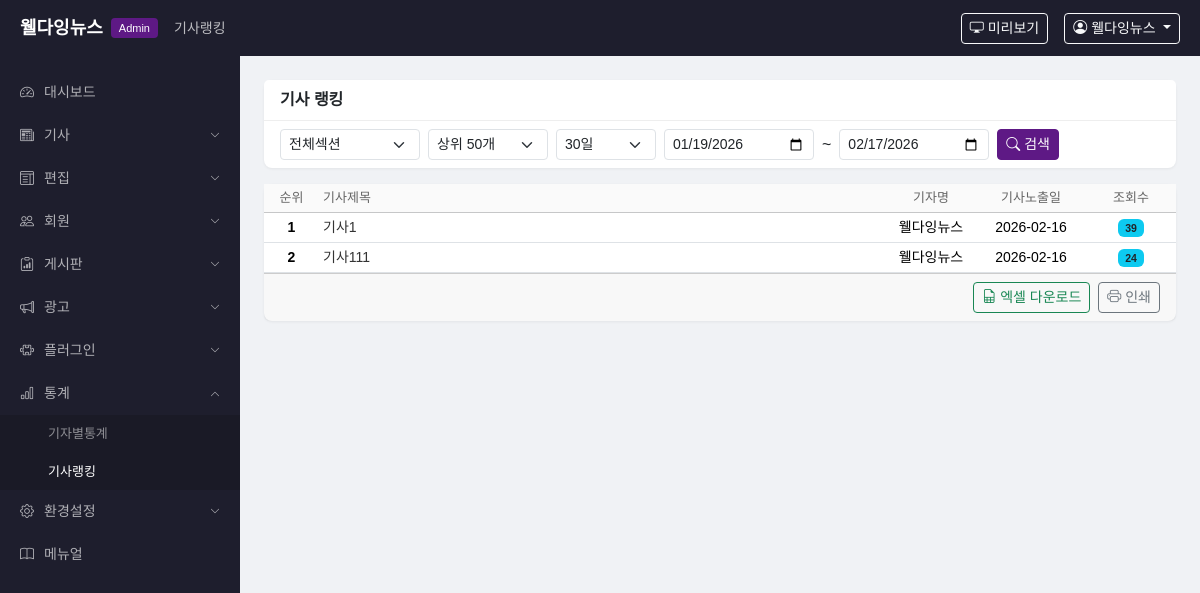
/admin/stats/ranking (signed in), run on the app's committed database.
### app/models.py (models this page shows, shortened)
class AdminUser(UserMixin, db.Model):
    __tablename__ = 'admin_user'
    id = db.Column(db.Integer, primary_key=True)
    user_id = db.Column(db.String(50), unique=True, nullable=False)
    password_hash = db.Column(db.String(256), nullable=False)
    name = db.Column(db.String(50), nullable=False)
    email = db.Column(db.String(100))
    department = db.Column(db.String(50), default='')
    level = db.Column(db.String(20), default='admin')  # admin, editor, reporter
    is_active = db.Column(db.Boolean, default=True)
    is_dormant = db.Column(db.Boolean, default=False)
    created_at = db.Column(db.DateTime, default=datetime.now)

class Article(db.Model):
    __tablename__ = 'article'
    id = db.Column(db.Integer, primary_key=True)
    title = db.Column(db.String(500), nullable=False)
    subtitle = db.Column(db.Text, default='')
    content = db.Column(db.Text, default='')
    summary = db.Column(db.Text, default='')
    section_id = db.Column(db.Integer, db.ForeignKey('section.id'))
    subsection_id = db.Column(db.Integer, db.ForeignKey('sub_section.id'))
    author_name = db.Column(db.String(50), default='웰다잉뉴스')
    author_email = db.Column(db.String(100), default='welldyingnews@naver.com')
    source = db.Column(db.String(100), default='')  # 기사출처
    level = db.Column(db.String(1), default='B')  # B=일반, I=중요, T=헤드라인
    recognition = db.Column(db.String(1), default='E')  # C=미승인, E=승인, R=반려
    article_type = db.Column(db.String(1), default='B')  # B=일반, P=카드뉴스, G=갤러리
    thumbnail_path = db.Column(db.String(500), default='')
    keyword = db.Column(db.String(500), default='')
    view_count = db.Column(db.Integer, default=0)
    created_at = db.Column(db.DateTime, default=datetime.now)
    updated_at = db.Column(db.DateTime, default=datetime.now, onupdate=datetime.now)
    embargo_date = db.Column(db.DateTime, nullable=True)
    is_deleted = db.Column(db.Boolean, default=False)
    section = db.relationship('Section', backref='articles')
    subsection = db.relationship('SubSection', backref='articles')
    article_relations = db.relationship('ArticleRelation', foreign_keys='ArticleRelation.article_id',
                                        backref='article', lazy='dynamic', cascade='all, delete-orphan')

### app/admin/routes.py (the view, shortened to what this page needs)
@admin_bp.route('/stats/ranking')
@admin_required
def stats_ranking():
    from datetime import timedelta
    opt_section = request.args.get('opt_section', '')
    opt_limit = request.args.get('opt_limit', 50, type=int)
    start_date = request.args.get('start_date', '')
    end_date = request.args.get('end_date', '')
    sc_date = request.args.get('sc_date', '30')
    today = datetime.now()
    if sc_date and sc_date != 'S':
        days = int(sc_date) if sc_date not in ('', 'S') else 30
        if days > 0:
            sd = today - timedelta(days=days - 1)
            ed = today
        elif days < 0:
            sd = ed = today - timedelta(days=1)
        else:
            sd = ed = today
    else:
        sd = today - timedelta(days=29)
        ed = today
    start_str = sd.strftime('%Y-%m-%d')
    end_str = ed.strftime('%Y-%m-%d')
    query = Article.query.filter(
        Article.is_deleted == False,
        Article.created_at >= sd,
        Article.created_at < ed + timedelta(days=1)
    )
    if opt_section:
        query = query.filter_by(section_id=int(opt_section))
    articles = query.order_by(Article.view_count.desc()).limit(opt_limit).all()
    sections = Section.query.order_by(Section.sort_order).all()
    return render_template('admin/stats_ranking.html',
                           articles=articles, sections=sections,
                           opt_section=opt_section, opt_limit=opt_limit,
                           start_date=start_str, end_date=end_str,
                           sc_date=sc_date)

### app/__init__.py (called while the page is built)
def create_app():
    app = Flask(__name__)
    app.config.from_object(Config)
    os.makedirs(app.config['UPLOAD_FOLDER'], exist_ok=True)
    db.init_app(app)
    login_manager.init_app(app)
    login_manager.login_view = 'admin.login'
    @login_manager.user_loader
    def load_user(user_id):
        return db.session.get(AdminUser, int(user_id))
    from app.admin import admin_bp
    from app.public import public_bp
    app.register_blueprint(admin_bp, url_prefix='/admin')
    app.register_blueprint(public_bp)
    with app.app_context():
        db.create_all()
    return app

### app/admin/routes.py (called while the page is built)
def admin_required(f):
    @wraps(f)
    @login_required
    def decorated(*args, **kwargs):
        return f(*args, **kwargs)
    return decorated

### app/admin/templates/admin/stats_ranking.html (shortened to what this page needs)
{% extends "admin/base.html" %}
{% block nav_title %}기사랭킹{% endblock %}
{% block content %}
<div class="card mb-3">
    <div class="card-header py-2"><strong>기사 랭킹</strong></div>
    <div class="card-body py-2">
        <form method="get" id="form_statistics_search">
            <div class="d-flex align-items-center gap-2 flex-wrap">
                <select name="opt_section" class="form-select form-select-sm" style="width:140px" onchange="this.form.submit()">
                    <option value="">전체섹션</option>
                </select>
                <select name="opt_limit" class="form-select form-select-sm" style="width:120px" onchange="this.form.submit()">
                    {% for n in [10, 20, 50, 100, 200, 500, 1000] %}
                    <option value="{{ n }}" {% if opt_limit == n %}selected{% endif %}>상위 {{ n }}개</option>
                    {% endfor %}
                </select>
                <select name="sc_date" class="form-select form-select-sm" style="width:100px" id="dateSel">
                    <option value="30" {% if sc_date == '30' %}selected{% endif %}>30일</option>
                </select>
                <input type="date" name="start_date" class="form-control form-control-sm" style="width:150px" value="{{ start_date }}">
                <span>~</span>
                <input type="date" name="end_date" class="form-control form-control-sm" style="width:150px" value="{{ end_date }}">
                <button type="submit" class="btn btn-sm btn-primary"><i class="bi bi-search"></i> 검색</button>
            </div>
        </form>
    </div>
</div>
<div class="card">
    <div class="table-responsive">
        <table class="table table-hover table-sm mb-0 align-middle">
            <thead class="table-light">
                <tr>
                    <th width="55" class="text-center">순위</th>
                    <th>기사제목</th>
                    <th width="90" class="text-center">기자명</th>
                    <th width="110" class="text-center">기사노출일</th>
                    <th width="90" class="text-center">조회수</th>
                </tr>
            </thead>
            <tbody>
                {% for article in articles %}
                <tr>
                    <td class="text-center fw-bold">{{ loop.index }}</td>
                    <td>
                        <a href="{{ url_for('admin.article_edit', article_id=article.id) }}" class="text-decoration-none">
                            {{ article.title|truncate(60) }}
                        </a>
                    </td>
                    <td class="text-center small">{{ article.author_name }}</td>
                    <td class="text-center small">{{ article.created_at.strftime('%Y-%m-%d') }}</td>
                    <td class="text-center"><span class="badge bg-info text-dark">{{ '{:,}'.format(article.view_count) }}</span></td>
                </tr>
                {% else %}
                <tr><td colspan="5" class="text-center text-muted py-4">데이터가 없습니다.</td></tr>
                {% endfor %}
            </tbody>
        </table>
    </div>
    <div class="card-footer d-flex justify-content-end gap-2 py-2">
        <a href="{{ url_for('admin.stats_ranking_csv', opt_section=opt_section, opt_limit=opt_limit, sc_date=sc_date, start_date=start_date, end_date=end_date) }}" class="btn btn-sm btn-outline-success">
            <i class="bi bi-file-earmark-spreadsheet"></i> 엑셀 다운로드
        </a>
        <button type="button" class="btn btn-sm btn-outline-secondary" onclick="window.print()">
            <i class="bi bi-printer"></i> 인쇄
        </button>
    </div>
</div>
{% endblock %}

### app/admin/templates/admin/base.html (shortened to what this page needs)
<!DOCTYPE html>
<html lang="ko">
<head>
    <link href="https://cdn.jsdelivr.net/npm/bootstrap@5.3.3/dist/css/bootstrap.min.css" rel="stylesheet">
    <link href="https://cdn.jsdelivr.net/npm/bootstrap-icons@1.11.3/font/bootstrap-icons.min.css" rel="stylesheet">
    <link href="{{ url_for('static', filename='css/admin.css') }}" rel="stylesheet">
</head>
<body>
<header class="admin-header">
    <div class="d-flex align-items-center w-100">
        <a href="{{ url_for('admin.dashboard') }}" class="admin-logo">
            <span class="logo-text">웰다잉뉴스</span>
            <span class="logo-badge">Admin</span>
        </a>
        <div class="admin-nav-title ms-3">{% block nav_title %}대시보드{% endblock %}</div>
        <div class="ms-auto d-flex align-items-center gap-3">
            <a href="{{ url_for('public.index') }}" target="_blank" class="btn btn-sm btn-outline-light">
                <i class="bi bi-display"></i> 미리보기
            </a>
            <div class="dropdown">
                <button class="btn btn-sm btn-outline-light dropdown-toggle" data-bs-toggle="dropdown">
                    <i class="bi bi-person-circle"></i> {{ current_user.name }}
                </button>
            </div>
        </div>
    </div>
</header>
<div class="admin-layout">
    <aside class="admin-sidebar">
        <nav>
            {% set ep = request.endpoint or '' %}
            <ul class="sidebar-nav">
                <li class="{% if ep == 'admin.dashboard' %}active{% endif %}">
                    <a href="{{ url_for('admin.dashboard') }}"><i class="bi bi-speedometer2"></i> 대시보드</a>
                </li>
                <li class="nav-group {% if 'article' in ep or ep == 'admin.approval' or ep == 'admin.article_comments' or ep == 'admin.article_structure' %}open{% endif %}">
                    <a href="#" class="nav-group-toggle"><i class="bi bi-newspaper"></i> 기사 <i class="bi bi-chevron-down ms-auto"></i></a>
                </li>
                <li class="nav-group {% if 'edit_layout' in ep %}open{% endif %}">
                    <a href="#" class="nav-group-toggle"><i class="bi bi-layout-text-window"></i> 편집 <i class="bi bi-chevron-down ms-auto"></i></a>
                </li>
                <li class="nav-group {% if 'member' in ep or 'dormant' in ep or 'etc_level' in ep or 'division' in ep or 'department' in ep %}open{% endif %}">
                    <a href="#" class="nav-group-toggle"><i class="bi bi-people"></i> 회원 <i class="bi bi-chevron-down ms-auto"></i></a>
                </li>
                <li class="nav-group {% if 'board' in ep or 'bbs' in ep or 'event_request' in ep %}open{% endif %}">
                    <a href="#" class="nav-group-toggle"><i class="bi bi-clipboard-data"></i> 게시판 <i class="bi bi-chevron-down ms-auto"></i></a>
                </li>
                <li class="nav-group {% if 'banner' in ep or 'popup' in ep %}open{% endif %}">
                    <a href="#" class="nav-group-toggle"><i class="bi bi-megaphone"></i> 광고 <i class="bi bi-chevron-down ms-auto"></i></a>
                </li>
                <li class="nav-group {% if 'poll' in ep %}open{% endif %}">
                    <a href="#" class="nav-group-toggle"><i class="bi bi-puzzle"></i> 플러그인 <i class="bi bi-chevron-down ms-auto"></i></a>
                </li>
                <li class="nav-group {% if 'stats' in ep %}open{% endif %}">
                    <a href="#" class="nav-group-toggle"><i class="bi bi-bar-chart"></i> 통계 <i class="bi bi-chevron-down ms-auto"></i></a>
                    <ul class="nav-sub">
                        <li class="{% if ep == 'admin.stats_authors' %}active{% endif %}"><a href="{{ url_for('admin.stats_authors') }}">기자별통계</a></li>
                        <li class="{% if ep == 'admin.stats_ranking' %}active{% endif %}"><a href="{{ url_for('admin.stats_ranking') }}">기사랭킹</a></li>
                    </ul>
                </li>
                <li class="nav-group {% if 'settings' in ep or 'section' in ep or 'comment_config' in ep %}open{% endif %}">
                    <a href="#" class="nav-group-toggle"><i class="bi bi-gear"></i> 환경설정 <i class="bi bi-chevron-down ms-auto"></i></a>
                </li>
                <li class="{% if ep == 'admin.manual' %}active{% endif %}">
                    <a href="{{ url_for('admin.manual') }}"><i class="bi bi-book"></i> 메뉴얼</a>
                </li>
            </ul>
        </nav>
    </aside>
    <main class="admin-content">
        {% block content %}{% endblock %}
    </main>
</div>
</body>
</html>

### app/static/css/admin.css (style rules this page uses)
body { font-family: 'Noto Sans KR', sans-serif; background: #f0f2f5; margin: 0; }
.admin-header { position: fixed; top: 0; left: 0; right: 0; z-index: 1000; height: 56px; background: #1e1e2d; color: #fff; display: flex; align-items: center; padding: 0 20px; }
.admin-logo { text-decoration: none; display: flex; align-items: center; gap: 8px; }
.admin-logo .logo-text { color: #fff; font-size: 18px; font-weight: 700; }
.admin-logo .logo-badge { background: #5e1985; color: #fff; font-size: 11px; padding: 2px 8px; border-radius: 4px; font-weight: 500; }
.admin-nav-title { color: rgba(255,255,255,0.7); font-size: 14px; }
.admin-layout { display: flex; margin-top: 56px; min-height: calc(100vh - 56px); }
.admin-sidebar { width: 240px; min-width: 240px; background: #1e1e2d; padding: 15px 0; position: fixed; top: 56px; bottom: 0; left: 0; overflow-y: auto; }
.sidebar-nav { list-style: none; padding: 0; margin: 0; }
.sidebar-nav > li > a { display: flex; align-items: center; gap: 10px; padding: 11px 20px; color: rgba(255,255,255,0.65); text-decoration: none; font-size: 14px; transition: all 0.2s; }
.nav-sub { list-style: none; padding: 0; margin: 0; display: none; background: rgba(0,0,0,0.15); }
.nav-group.open .nav-sub { display: block; }
.nav-sub li a { display: block; padding: 9px 20px 9px 48px; color: rgba(255,255,255,0.5); text-decoration: none; font-size: 13px; transition: all 0.2s; }
.nav-sub li a:hover, .nav-sub li.active a { color: #fff; }
.nav-group-toggle .ms-auto { font-size: 10px; transition: transform 0.2s; }
.nav-group.open .nav-group-toggle .ms-auto { transform: rotate(180deg); }
.admin-content { flex: 1; margin-left: 240px; padding: 24px; }
.card { border: none; box-shadow: 0 1px 3px rgba(0,0,0,0.06); border-radius: 8px; }
.card-header { background: #fff; border-bottom: 1px solid #eee; font-weight: 500; }
.table th { font-weight: 500; font-size: 13px; color: #666; background: #fafafa; }
.table td { font-size: 14px; vertical-align: middle; }
.table td a { color: #333; text-decoration: none; }
.btn-primary { background: #5e1985; border-color: #5e1985; }

### data on the page
AdminUser: name "웰다잉뉴스"
Article: title "기사1", author_name "웰다잉뉴스", created_at "2026-02-16", view_count "39"
Article: title "기사111", author_name "웰다잉뉴스", created_at "2026-02-16", view_count "24"
